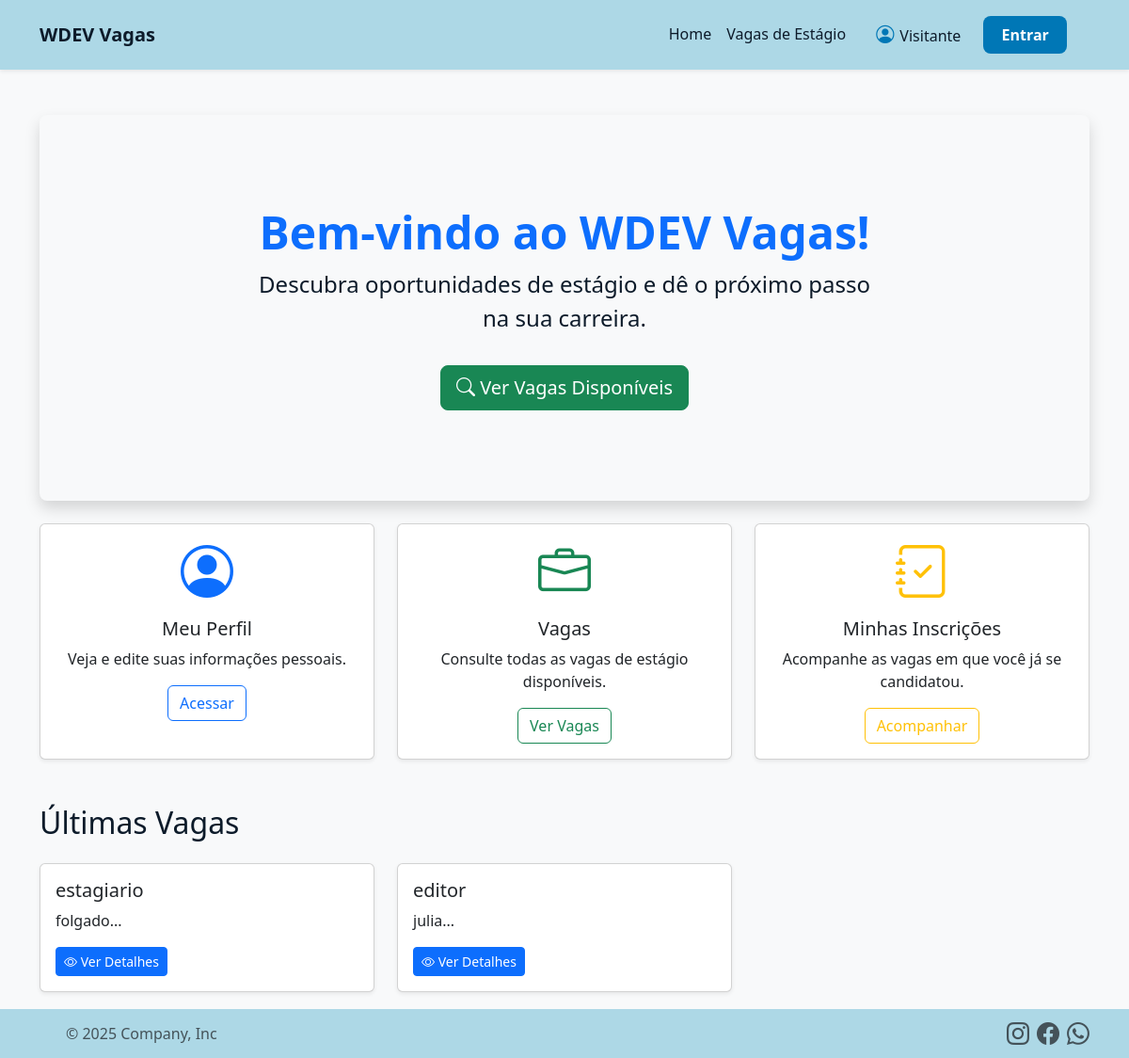
The page / on the database its author committed.
### tables this page shows
CREATE TABLE `vagas` (
  `id` int NOT NULL AUTO_INCREMENT PRIMARY KEY,
  `titulo` varchar(255) NOT NULL,
  `descricao` text NOT NULL,
  `ativo` enum('s','n') NOT NULL,
  `data` timestamp NOT NULL
);

### app/Db/DataBase.php (called while the page is built, shortened)
<?php
class DataBase
{
    private $table;
    private $connection;
    public function __construct($table = null)
    {
        $this->table = $table;
    }
    private function SetConnection()
    {
        try {
            $this->connection = new PDO('mysql:host=' . self::HOST . ';dbname=' . self::NAME, self::USER, self::PASS);
            $this->connection->setAttribute(PDO::ATTR_ERRMODE, PDO::ERRMODE_EXCEPTION);
        } catch (PDOException $e) {
            die('ERROR: ' . $e->getMessage());
        }
    }
    public function execute($query, $params = [])
    {
        try {
            $statement = $this->connection->prepare($query);
            $statement->execute($params);
            return $statement;
        } catch (PDOException $e) {
            die('ERROR: ' . $e->getMessage());
        }
    }
    public function select($where = null, $order = null, $limit = null, $fields = '*'){
    $query = 'SELECT '.$fields.' FROM '.$this->table;
    $where = strlen($where) ? ' WHERE '.$where : '';
    $order = strlen($order) ? ' ORDER BY '.$order : '';
    $limit = strlen($limit) ? ' LIMIT '.$limit : '';
    $query .= $where.$order.$limit;
    return $this->execute($query);
}
}

### app/Entity/Vaga.php (called while the page is built, shortened)
<?php
class Vaga{
public static function getVagas($where= null, $order = null, $limit = null){
    return (new DataBase('vagas'))->select($where, $order, $limit)
                                  ->fetchAll(PDO::FETCH_CLASS, self::class);
    }
}

### index.php (the view, shortened to what this page needs)
<?php
$vagas = Vaga::getVagas(null, 'id DESC', 3);
include __DIR__ . '/includes/header.php';
?>
<div class="container mt-5">
    <div class="p-5 mb-4 bg-light rounded-3 shadow">
        <div class="container-fluid py-5 text-center">
            <h1 class="display-5 fw-bold text-primary">Bem-vindo ao WDEV Vagas!</h1>
            <p class="col-md-8 fs-4 mx-auto">
                Descubra oportunidades de estágio e dê o próximo passo na sua carreira.
            </p>
            <a href="/si/vaga/listar.php" class="btn btn-lg btn-success mt-3">
                <i class="bi bi-search"></i> Ver Vagas Disponíveis
            </a>
        </div>
    </div>
    <div class="row text-center mb-5">
        <div class="col-md-4">
            <div class="card shadow-sm h-100">
                <div class="card-body">
                    <i class="bi bi-person-circle display-4 text-primary"></i>
                    <h5 class="card-title mt-3">Meu Perfil</h5>
                    <p class="card-text">Veja e edite suas informações pessoais.</p>
                    <a href="/si/aluno/perfil.php" class="btn btn-outline-primary">Acessar</a>
                </div>
            </div>
        </div>
        <div class="col-md-4">
            <div class="card shadow-sm h-100">
                <div class="card-body">
                    <i class="bi bi-briefcase display-4 text-success"></i>
                    <h5 class="card-title mt-3">Vagas</h5>
                    <p class="card-text">Consulte todas as vagas de estágio disponíveis.</p>
                    <a href="/si/vaga/listar.php" class="btn btn-outline-success">Ver Vagas</a>
                </div>
            </div>
        </div>
        <div class="col-md-4">
            <div class="card shadow-sm h-100">
                <div class="card-body">
                    <i class="bi bi-journal-check display-4 text-warning"></i>
                    <h5 class="card-title mt-3">Minhas Inscrições</h5>
                    <p class="card-text">Acompanhe as vagas em que você já se candidatou.</p>
                    <a href="/si/inscricao/listar.php" class="btn btn-outline-warning">Acompanhar</a>
                </div>
            </div>
        </div>
    </div>
    <h2 class="mb-4">Últimas Vagas</h2>
    <div class="row">
        <?php foreach ($vagas as $vaga): ?>
            <div class="col-md-4">
                <div class="card mb-3 shadow-sm">
                    <div class="card-body">
                        <h5 class="card-title"><?= htmlspecialchars($vaga->titulo) ?></h5>
                        <p class="card-text"><?= substr(htmlspecialchars($vaga->descricao), 0, 80) ?>...</p>
                        <a href="/si/vaga/detalhes.php?id=<?= $vaga->id ?>" class="btn btn-sm btn-primary">
                            <i class="bi bi-eye"></i> Ver Detalhes
                        </a>
                    </div>
                </div>
            </div>
        <?php endforeach; ?>
    </div>
    <a href="/si/vaga/listar.php" class="btn btn-outline-primary mt-3">Ver Todas as Vagas</a>
</div>
<?php
include __DIR__ . '/includes/footer.php';
?>

### includes/header.php (style rules this page uses)
:root { --baby-blue: #add8e6; --baby-blue-hover: #87ceeb; --page-bg: #f8f9fa; --strong-blue: #0077b6; }
body { background-color: var(--page-bg); color: #0d1b2a; display: flex; flex-direction: column; min-height: 100vh; }

### rows shown on the page
vagas: titulo "estagiario", descricao "folgado"
vagas: titulo "editor", descricao "julia"
